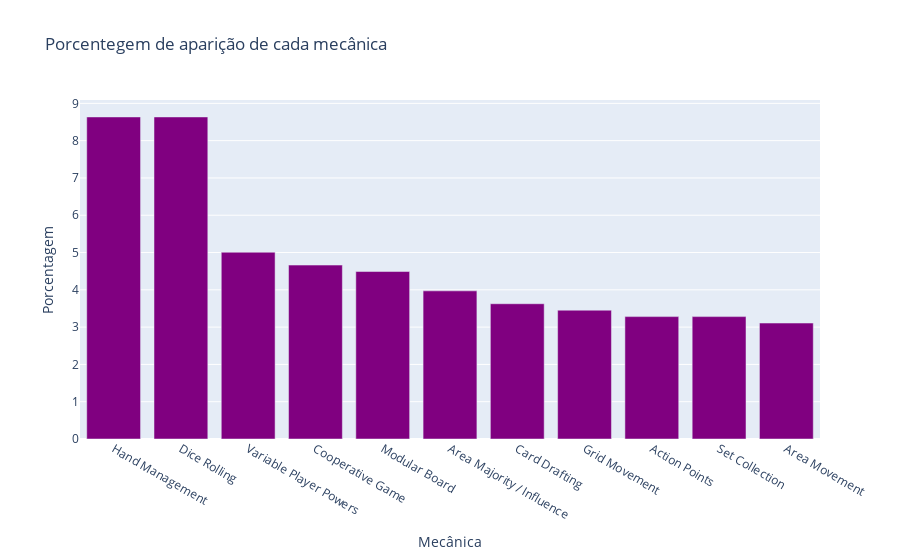

Write notebook code for a chart like this one.
### Code cell
fig_mecanica = px.bar(mechanic_count2e4.head(11), x='feature', y='porcentagem',
                        title='Porcentegem de aparição de cada mecânica').update_layout(
                            xaxis_title='Mecânica', yaxis_title='Porcentagem'
                        ).update_traces(marker_color='purple')
fig_mecanica.show()

### Figure 1 — Plotly figure (JSON) as saved in the notebook; plotly's stock layout.template omitted (floating-point values rounded to 4 significant figures)
{"data": [{"alignmentgroup": "True", "hovertemplate": "feature=%{x}<br>porcentagem=%{y}<extra></extra>", "legendgroup": "", "marker": {"color": "purple", "pattern": {"shape": ""}}, "name": "", "offsetgroup": "", "orientation": "v", "showlegend": false, "textposition": "auto", "type": "bar", "x": ["Hand Management", "Dice Rolling", "Variable Player Powers", "Cooperative Game", "Modular Board", "Area Majority / Influence", "Card Drafting", "Grid Movement", "Action Points", "Set Collection", "Area Movement"], "xaxis": "x", "y": [8.636, 8.636, 5.009, 4.663, 4.491, 3.972, 3.627, 3.454, 3.282, 3.282, 3.109], "yaxis": "y"}], "layout": {"barmode": "relative", "legend": {"tracegroupgap": 0}, "title": {"text": "Porcentegem de aparição de cada mecânica"}, "xaxis": {"anchor": "y", "domain": [0, 1], "title": {"text": "Mecânica"}}, "yaxis": {"anchor": "x", "domain": [0, 1], "title": {"text": "Porcentagem"}}}}
